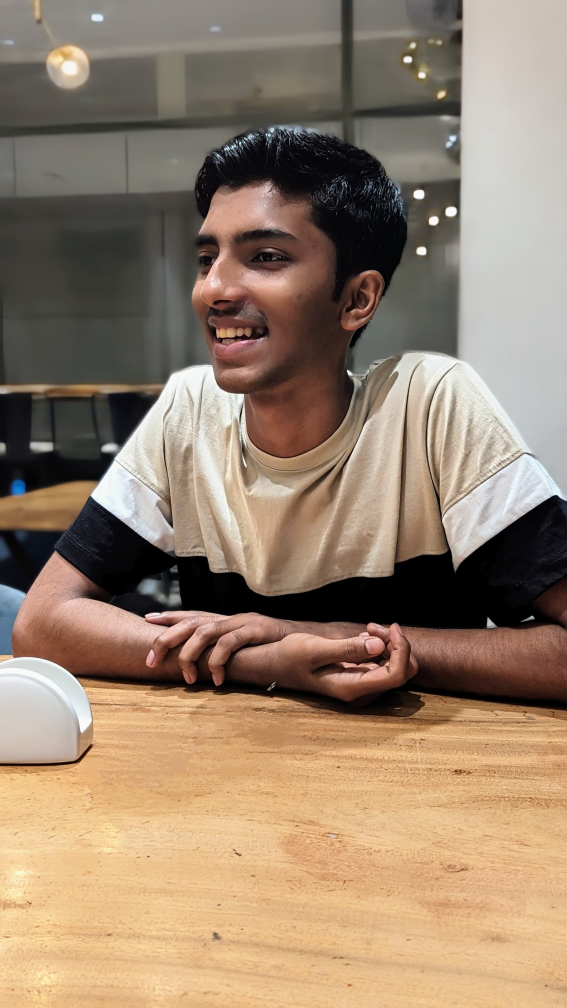
#> input picture Photos/IMG-20240428-WA0019.jpg, 2268 x 4032 px, found by its file name (shown at 1/4 size)
$ python 08-colorChannel.py
#> lines starting #> are read from the running program, lines starting #| are printed output that depends on the picture
import cv2 as cv
import numpy as np

img = cv.imread("Photos\IMG-20240428-WA0019.jpg")
#> img is the input picture: shape (4032, 2268, 3); mean B, G, R 110.1, 130.7, 151.9

height,width = img.shape[0:2]
#> height = 4032; width = 2268
ratio = width/height
#> ratio = 0.562
resize = cv.resize(img,(int(800*ratio),800),interpolation=cv.INTER_AREA)
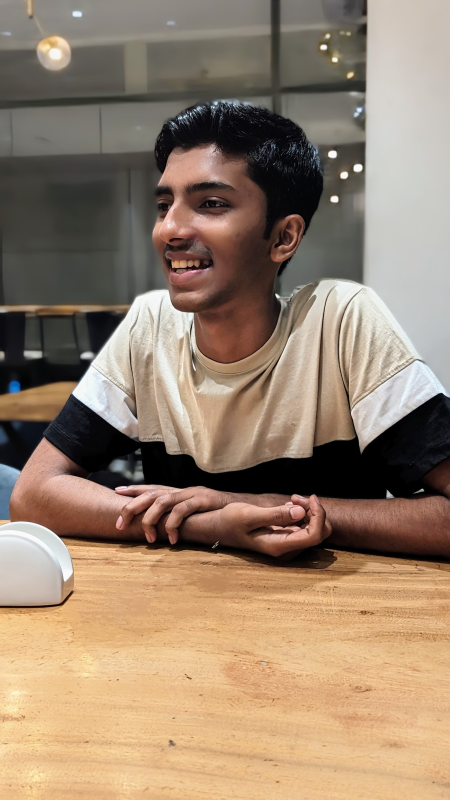
#> resize: shape (800, 450, 3); mean B, G, R 110.1, 130.7, 151.9

blank = np.zeros(resize.shape[:2],dtype="uint8")

b,g,r = cv.split(resize)
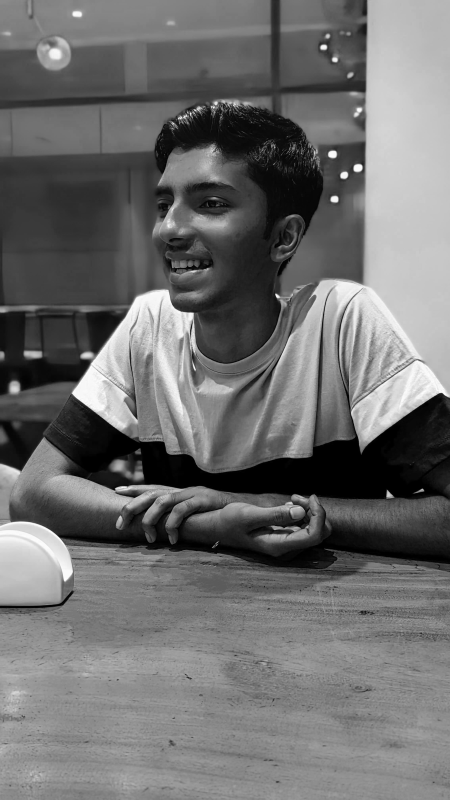
#> b: shape (800, 450); min 0, max 254, mean 110.1
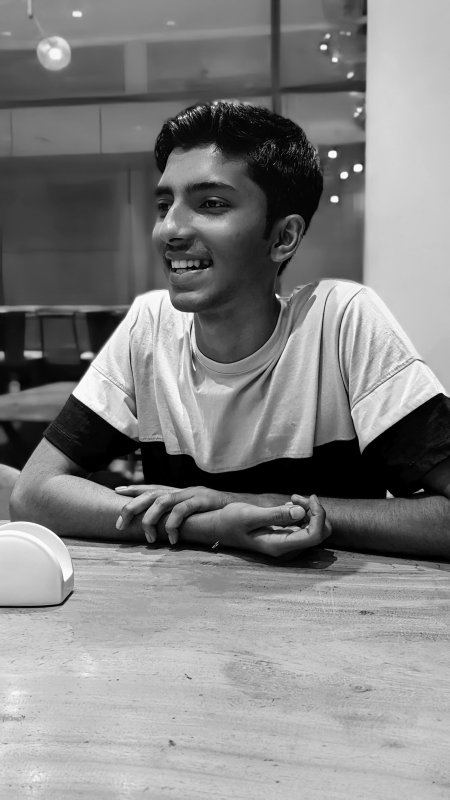
#> g: shape (800, 450); min 0, max 252, mean 130.7
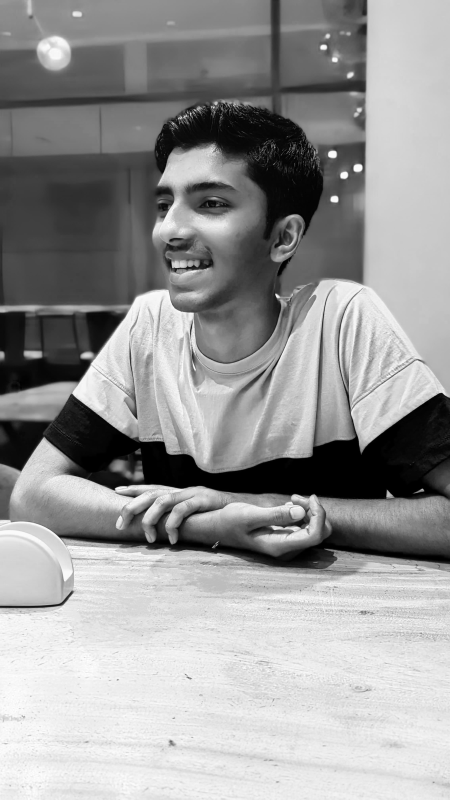
#> r: shape (800, 450); min 0, max 254, mean 151.9

# [4 lines of commented-out code are left out]

blue = cv.merge([b,blank,blank])
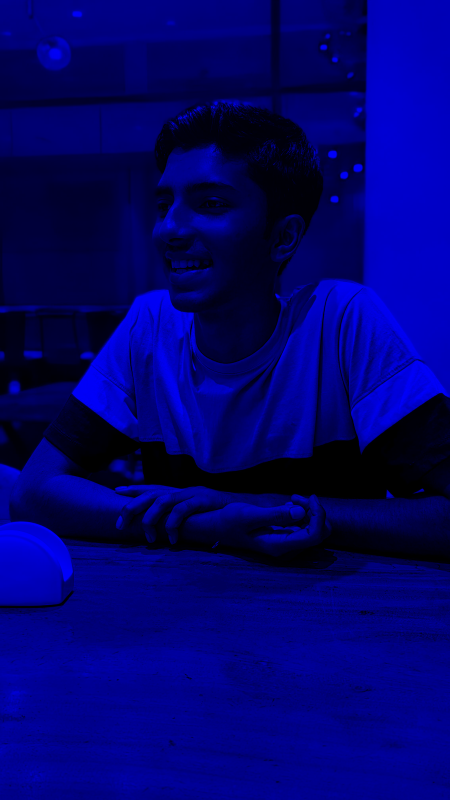
#> blue: shape (800, 450, 3); mean of channels 0, 1, 2 110.1, 0, 0; drawn as B, G, R
green = cv.merge([blank,g,blank])
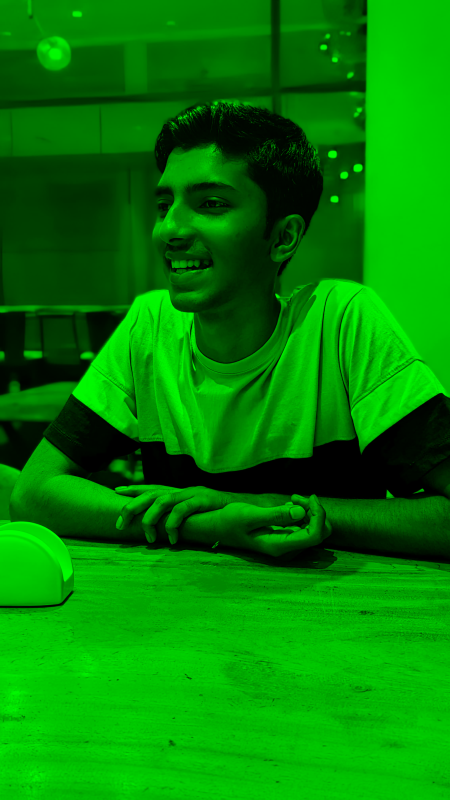
#> green: shape (800, 450, 3); mean of channels 0, 1, 2 0, 130.7, 0; drawn as B, G, R
red = cv.merge([blank,blank,r])
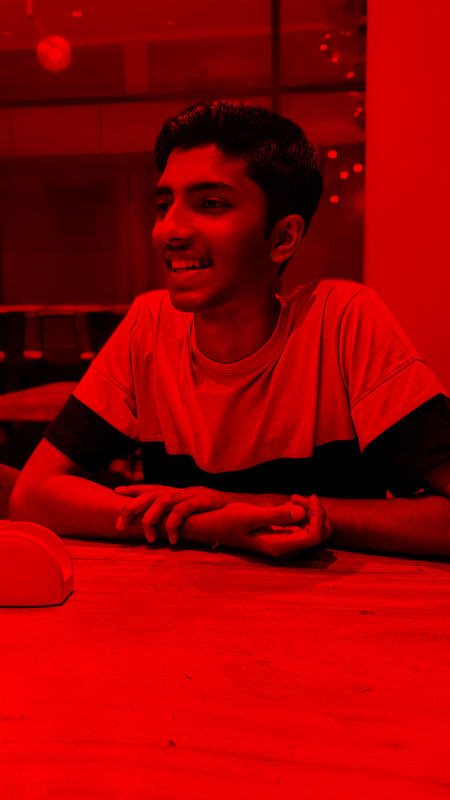
#> red: shape (800, 450, 3); mean of channels 0, 1, 2 0, 0, 151.9; drawn as B, G, R

cv.imshow("blue",blue)
cv.imshow("green",green)
cv.imshow("red",red)

# merged = cv.merge([b,g,r])
# cv.imshow("merged",merged)

print(img.shape)
#| (4032, 2268, 3)
print(b.shape)
#| (800, 450)
print(g.shape)
#| (800, 450)
print(r.shape)
#| (800, 450)

cv.waitKey(0)

$ run again, with Photos/IMG-20240428-WA0017.jpg copied over Photos/IMG-20240428-WA0019.jpg
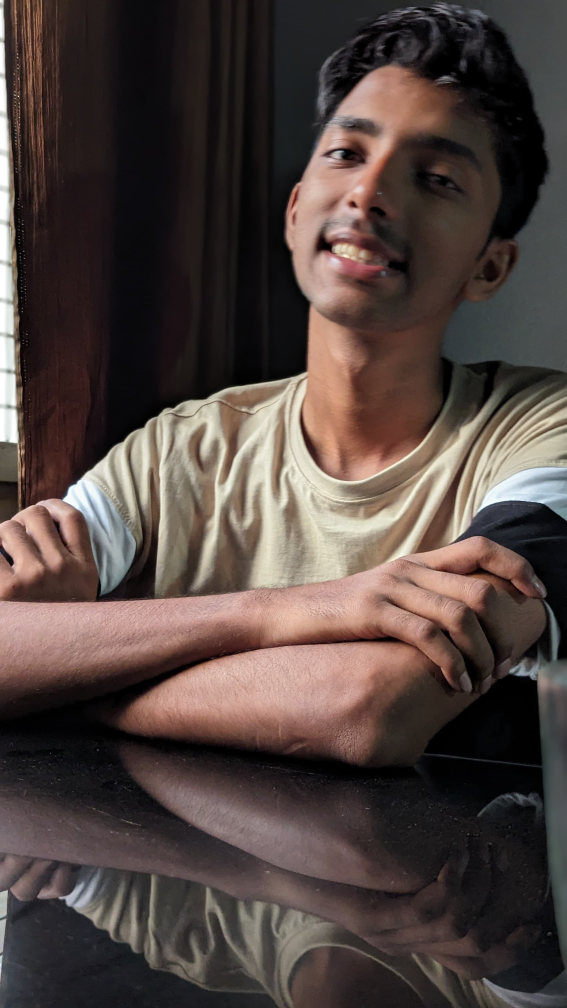
#> input picture Photos/IMG-20240428-WA0017.jpg, 2268 x 4032 px, found by its file name (shown at 1/4 size)
#> img is the input picture: shape (4032, 2268, 3); mean B, G, R 64.2, 68.5, 81.5
#> `green = cv.merge([blank,g,blank])`:
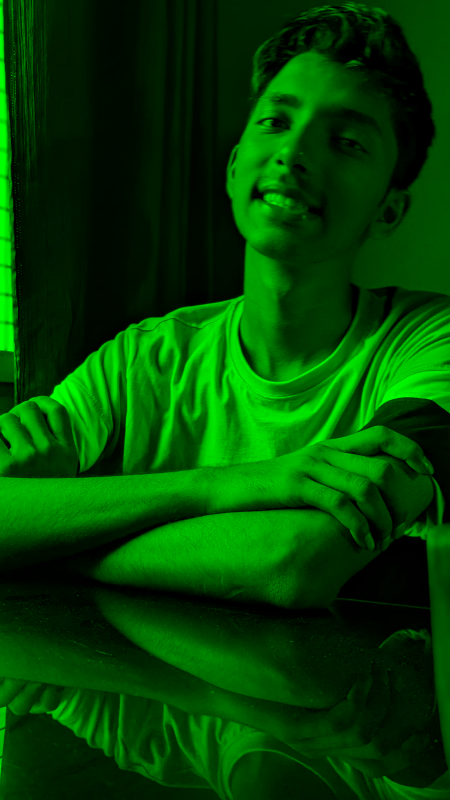
#> green: shape (800, 450, 3); mean of channels 0, 1, 2 0, 68.5, 0; drawn as B, G, R
#> `red = cv.merge([blank,blank,r])`:
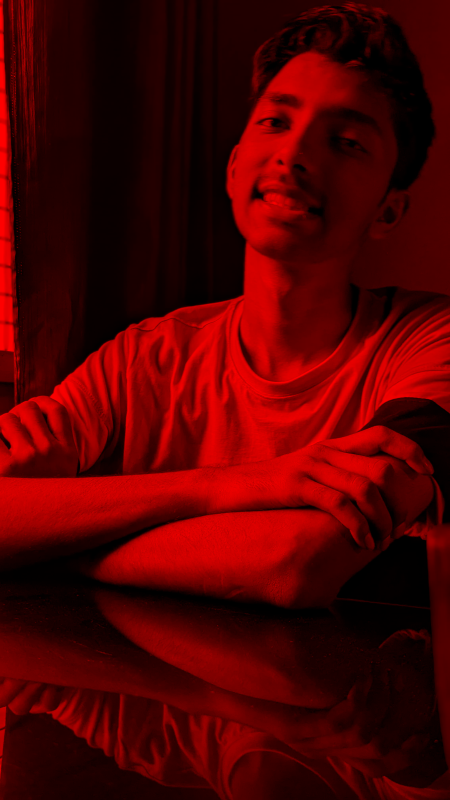
#> red: shape (800, 450, 3); mean of channels 0, 1, 2 0, 0, 81.5; drawn as B, G, R
#| (4032, 2268, 3)
#| (800, 450)
#| (800, 450)
#| (800, 450)

$ run again, with Photos/download.jpg copied over Photos/IMG-20240428-WA0019.jpg
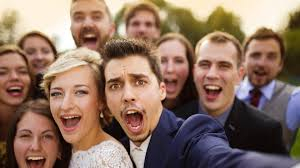
#> input picture Photos/download.jpg, 300 x 168 px, found by its file name
#> img is the input picture: shape (168, 300, 3); mean B, G, R 98.8, 114, 140.8
#> `green = cv.merge([blank,g,blank])`:
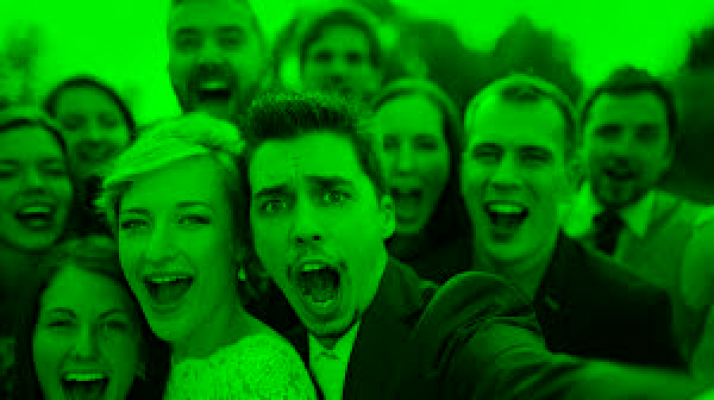
#> green: shape (800, 1428, 3) (shown at 1/2 size); mean of channels 0, 1, 2 0, 114, 0; drawn as B, G, R
#> `red = cv.merge([blank,blank,r])`:
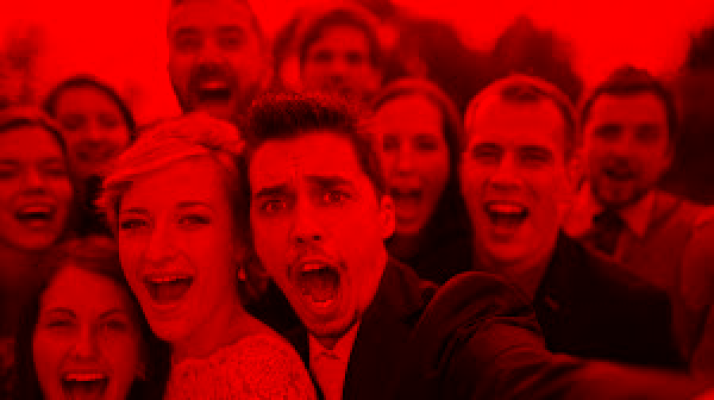
#> red: shape (800, 1428, 3) (shown at 1/2 size); mean of channels 0, 1, 2 0, 0, 140.7; drawn as B, G, R
#| (168, 300, 3)
#| (800, 1428)
#| (800, 1428)
#| (800, 1428)
